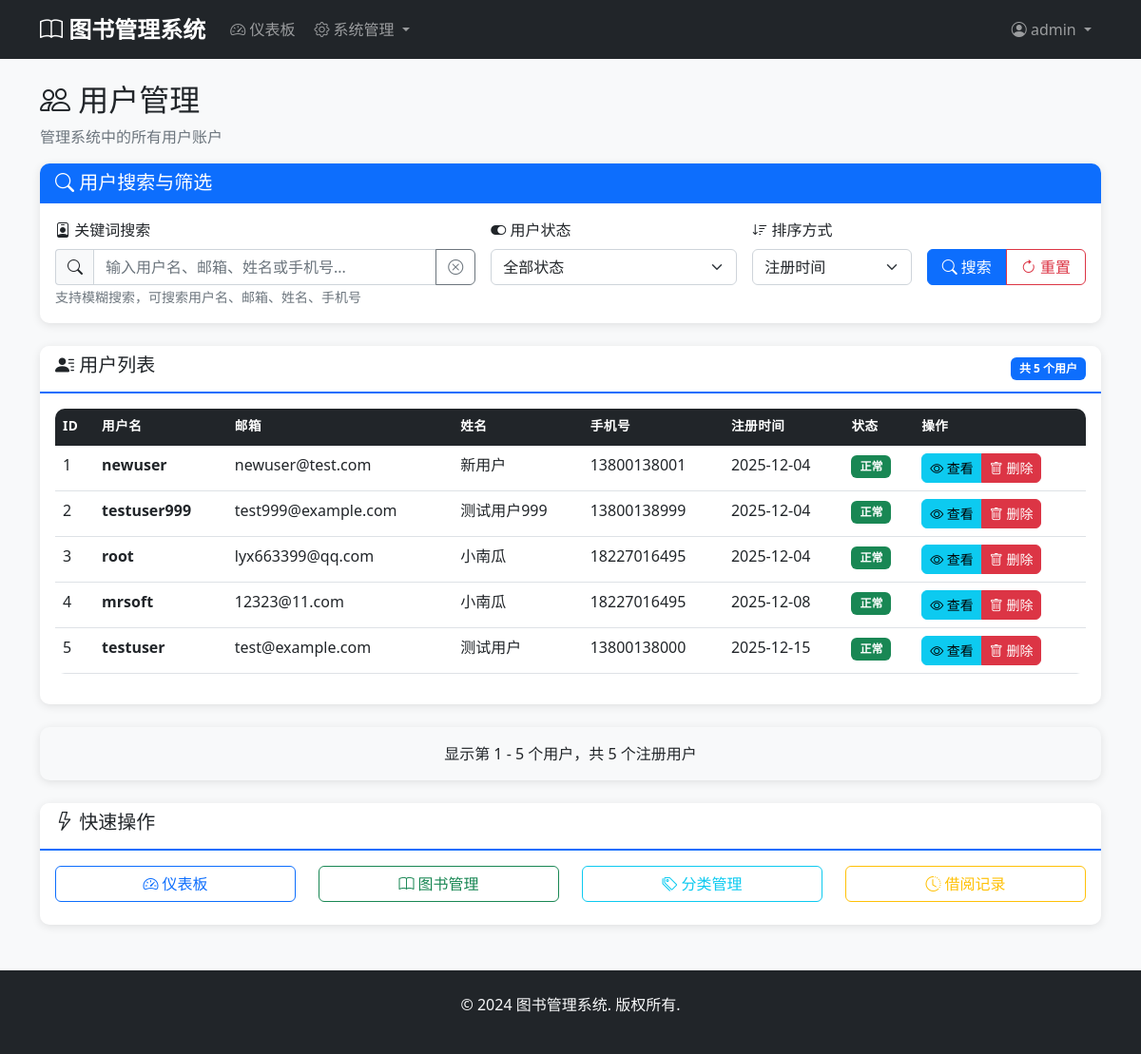
Screenshot of /admin/users (signed in) with the database file from the repository.
### models.py (models this page shows, shortened)
class Admin(db.Model, UserMixin):
    __tablename__ = 'admins'
    id = db.Column(db.Integer, primary_key=True)
    username = db.Column(db.String(80), unique=True, nullable=False)
    email = db.Column(db.String(120), unique=True, nullable=False)
    password_hash = db.Column(db.String(128), nullable=False)
    created_at = db.Column(db.DateTime, default=datetime.utcnow)

class User(db.Model, UserMixin):
    __tablename__ = 'users'
    id = db.Column(db.Integer, primary_key=True)
    username = db.Column(db.String(80), unique=True, nullable=False)
    email = db.Column(db.String(120), unique=True, nullable=False)
    password_hash = db.Column(db.String(128), nullable=False)
    full_name = db.Column(db.String(100), nullable=False)
    phone = db.Column(db.String(20))
    address = db.Column(db.Text)
    created_at = db.Column(db.DateTime, default=datetime.utcnow)
    borrow_records = db.relationship('BorrowRecord', backref='user', lazy=True)

### app.py (the view, shortened to what this page needs)
@app.route('/admin/users')
@login_required
def admin_users():
    if not isinstance(current_user, Admin):
        abort(403)
    page = request.args.get('page', 1, type=int)
    search = request.args.get('search', '').strip()
    status = request.args.get('status', '')  # all, active, inactive
    sort_by = request.args.get('sort', 'created_date')  # created_date, username, email
    query = User.query
    if status == 'active':
        query = query.filter(User.is_active == True)
    elif status == 'inactive':
        query = query.filter(User.is_active == False)
    if sort_by == 'username':
        query = query.order_by(User.username)
    elif sort_by == 'email':
        query = query.order_by(User.email)
    elif sort_by == 'created_date':
        query = query.order_by(User.created_at.asc())
    else:
        query = query.order_by(User.id)
    users = query.paginate(
        page=page, per_page=10, error_out=False
    )
    return render_template('admin/users.html',
                         users=users,
                         search=search,
                         status=status,
                         sort_by=sort_by)

### app.py (called while the page is built)
@login_manager.user_loader
def load_user(user_id):
    try:
        user_id = int(user_id)
        admin = Admin.query.get(user_id)
        if admin:
            return admin
        user = User.query.get(user_id)
        return user
    except (ValueError, TypeError):
        return None

### templates/admin/users.html (shortened to what this page needs)
{% extends "base.html" %}
{% block content %}
<div class="row">
    <div class="col-12">
        <h2><i class="bi bi-people"></i> 用户管理</h2>
        <p class="text-muted">管理系统中的所有用户账户</p>
    </div>
</div>
<div class="row mb-4">
    <div class="col-12">
        <div class="card border-primary">
            <div class="card-header bg-primary text-white">
                <h5 class="mb-0"><i class="bi bi-search"></i> 用户搜索与筛选</h5>
            </div>
            <div class="card-body">
                <form method="GET" class="row g-3" id="searchForm">
                    <div class="col-md-5">
                        <div class="form-group">
                            <label for="search" class="form-label">
                                <i class="bi bi-person-badge"></i> 关键词搜索
                            </label>
                            <div class="input-group">
                                <span class="input-group-text">
                                    <i class="bi bi-search"></i>
                                </span>
                                <input type="text"
                                       class="form-control"
                                       id="search"
                                       name="search"
                                       placeholder="输入用户名、邮箱、姓名或手机号..."
                                       value="{{ search or '' }}"
                                       autocomplete="off">
                                <button type="button" class="btn btn-outline-secondary" onclick="clearSearch()" title="清空搜索">
                                    <i class="bi bi-x-circle"></i>
                                </button>
                            </div>
                            <small class="form-text text-muted">支持模糊搜索，可搜索用户名、邮箱、姓名、手机号</small>
                        </div>
                    </div>
                    <div class="col-md-3">
                        <div class="form-group">
                            <label for="status" class="form-label">
                                <i class="bi bi-toggle-on"></i> 用户状态
                            </label>
                            <select class="form-select" id="status" name="status" onchange="submitForm()">
                                <option value="">全部状态</option>
                            </select>
                        </div>
                    </div>
                    <div class="col-md-2">
                        <div class="form-group">
                            <label for="sort" class="form-label">
                                <i class="bi bi-sort-down"></i> 排序方式
                            </label>
                            <select class="form-select" id="sort" name="sort" onchange="submitForm()">
                                <option value="created_date" {% if sort_by == 'created_date' %}selected{% endif %}>注册时间</option>
                            </select>
                        </div>
                    </div>
                    <div class="col-md-2">
                        <div class="form-group">
                            <div class="btn-group w-100" role="group">
                                <button type="submit" class="btn btn-primary">
                                    <i class="bi bi-search"></i> 搜索
                                </button>
                                <button type="button" class="btn btn-outline-danger" onclick="resetForm()" title="重置所有筛选">
                                    <i class="bi bi-arrow-clockwise"></i> 重置
                                </button>
                            </div>
                        </div>
                    </div>
                </form>
            </div>
        </div>
    </div>
</div>
<div class="row">
    <div class="col-12">
        <div class="card">
            <div class="card-header d-flex justify-content-between align-items-center">
                <h5><i class="bi bi-person-lines-fill"></i> 用户列表</h5>
                <span class="badge bg-primary">共 {{ users.total }} 个用户</span>
            </div>
            <div class="card-body">
                <div class="table-responsive">
                    <table class="table table-hover">
                        <thead class="table-dark">
                            <tr>
                                <th>ID</th>
                                <th>用户名</th>
                                <th>邮箱</th>
                                <th>姓名</th>
                                <th>手机号</th>
                                <th>注册时间</th>
                                <th>状态</th>
                                <th>操作</th>
                            </tr>
                        </thead>
                        <tbody>
                            {% for user in users.items %}
                                <tr>
                                    <td>{{ user.id }}</td>
                                    <td>
                                        <strong>{{ user.username }}</strong>
                                    </td>
                                    <td>{{ user.email }}</td>
                                    <td>{{ user.full_name or '-' }}</td>
                                    <td>{{ user.phone or '-' }}</td>
                                    <td>{{ user.created_at.strftime('%Y-%m-%d') }}</td>
                                    <td>
                                        <span class="badge bg-success">正常</span>
                                    </td>
                                    <td>
                                        <div class="btn-group" role="group">
                                            <button class="btn btn-sm btn-info" onclick="showUserDetails({{ user.id }})">
                                                <i class="bi bi-eye"></i> 查看
                                            </button>
                                            <button class="btn btn-sm btn-danger" onclick="confirmDelete({{ user.id }}, '{{ user.username }}')">
                                                <i class="bi bi-trash"></i> 删除
                                            </button>
                                        </div>
                                    </td>
                                </tr>
                            {% endfor %}
                        </tbody>
                    </table>
                </div>
            </div>
        </div>
    </div>
</div>
<div class="row mt-4">
    <div class="col-12">
        <div class="card bg-light">
            <div class="card-body text-center">
                <p class="mb-0">
                    显示第 {{ (users.page - 1) * users.per_page + 1 }} -
                    {{ users.page * users.per_page if users.page * users.per_page < users.total else users.total }}
                    个用户，共 {{ users.total }} 个注册用户
                </p>
            </div>
        </div>
    </div>
</div>
<div class="row mt-4">
    <div class="col-12">
        <div class="card">
            <div class="card-header">
                <h5><i class="bi bi-lightning"></i> 快速操作</h5>
            </div>
            <div class="card-body">
                <div class="row">
                    <div class="col-md-3 mb-2">
                        <a href="{{ url_for('admin_dashboard') }}" class="btn btn-outline-primary w-100">
                            <i class="bi bi-speedometer2"></i> 仪表板
                        </a>
                    </div>
                    <div class="col-md-3 mb-2">
                        <a href="{{ url_for('admin_books') }}" class="btn btn-outline-success w-100">
                            <i class="bi bi-book"></i> 图书管理
                        </a>
                    </div>
                    <div class="col-md-3 mb-2">
                        <a href="{{ url_for('admin_categories') }}" class="btn btn-outline-info w-100">
                            <i class="bi bi-tags"></i> 分类管理
                        </a>
                    </div>
                    <div class="col-md-3 mb-2">
                        <a href="{{ url_for('admin_borrow_records') }}" class="btn btn-outline-warning w-100">
                            <i class="bi bi-clock-history"></i> 借阅记录
                        </a>
                    </div>
                </div>
            </div>
        </div>
    </div>
</div>
{% endblock %}

### templates/base.html (shortened to what this page needs)
<!DOCTYPE html>
<html lang="zh-CN">
<head>
    <link href="https://cdn.jsdelivr.net/npm/bootstrap@5.1.3/dist/css/bootstrap.min.css" rel="stylesheet">
    <link href="https://cdn.jsdelivr.net/npm/bootstrap-icons@1.7.2/font/bootstrap-icons.css" rel="stylesheet">
    <link href="{{ url_for('static', filename='css/style.css') }}" rel="stylesheet">
</head>
<body>
    <nav class="navbar navbar-expand-lg navbar-dark bg-dark">
        <div class="container">
            <a class="navbar-brand" href="{{ url_for('index') }}">
                <i class="bi bi-book"></i> 图书管理系统
            </a>
            <div class="collapse navbar-collapse" id="navbarNav">
                {% if current_user.is_authenticated %}
                    {% if current_user.__class__.__name__ == 'Admin' %}
                        <ul class="navbar-nav me-auto">
                            <li class="nav-item">
                                <a class="nav-link" href="{{ url_for('admin_dashboard') }}">
                                    <i class="bi bi-speedometer2"></i> 仪表板
                                </a>
                            </li>
                            <li class="nav-item dropdown">
                                <a class="nav-link dropdown-toggle" href="#" id="manageDropdown" role="button" data-bs-toggle="dropdown">
                                    <i class="bi bi-gear"></i> 系统管理
                                </a>
                            </li>
                        </ul>
                    {% endif %}
                {% endif %}
                <ul class="navbar-nav">
                    {% if current_user.is_authenticated %}
                        <li class="nav-item dropdown">
                            <a class="nav-link dropdown-toggle" href="#" id="userDropdown" role="button" data-bs-toggle="dropdown">
                                <i class="bi bi-person-circle"></i> {{ current_user.username }}
                            </a>
                        </li>
                    {% endif %}
                </ul>
            </div>
        </div>
    </nav>
    <main class="container mt-4 mb-5">
        {% block content %}{% endblock %}
    </main>
    <footer class="bg-dark text-light py-4 mt-5">
        <div class="container text-center">
            <p>&copy; 2024 图书管理系统. 版权所有.</p>
        </div>
    </footer>
</body>
</html>

### static/css/style.css (style rules this page uses)
body { font-family: 'Segoe UI', Tahoma, Geneva, Verdana, sans-serif; background-color: #f8f9fa; }
.navbar-brand { font-weight: bold; font-size: 1.5rem; }
.navbar-nav .nav-link { border-radius: 5px; margin: 0 2px; transition: all 0.3s ease; }
.card { border: none; border-radius: 10px; box-shadow: 0 2px 10px rgba(0, 0, 0, 0.1); transition: transform 0.2s ease, box-shadow 0.2s ease; }
.card-header { background-color: #fff; border-bottom: 1px solid #e9ecef; border-radius: 10px 10px 0 0 !important; font-weight: 600; }
.btn { border-radius: 6px; font-weight: 500; transition: all 0.3s ease; }
.btn-group .btn { border-radius: 0; }
.btn-group .btn:first-child { border-radius: 6px 0 0 6px; }
.btn-group .btn:last-child { border-radius: 0 6px 6px 0; }
.table { border-radius: 10px; overflow: hidden; }
.table thead th { border-top: none; font-weight: 600; text-transform: uppercase; font-size: 0.85rem; letter-spacing: 0.5px; }
.form-control, .form-select { border-radius: 6px; border: 1px solid #ced4da; transition: all 0.3s ease; }
.badge { font-size: 0.75rem; padding: 0.5em 0.75em; border-radius: 6px; }
.card, .alert { animation: fadeIn 0.5s ease-out; }
footer { margin-top: auto; }

### templates/admin/users.html (style rules this page uses)
.input-group-text { background-color: #f8f9fa; border-right: none; }
#search { transition: all 0.3s ease; }
.btn-group .btn { transition: all 0.2s ease; }
.card-header { border-bottom: 2px solid #0d6efd; }

### rows the page displays
Admin: username "admin"
User: id "1", username "newuser", email "newuser@test.com", full_name "新用户", phone "13800138001", created_at "2025-12-04"
User: id "2", username "testuser999", email "test999@example.com", full_name "测试用户999", phone "13800138999", created_at "2025-12-04"
User: id "3", username "root", email "lyx663399@qq.com", full_name "小南瓜", phone "18227016495", created_at "2025-12-04"
User: id "4", username "mrsoft", email "12323@11.com", full_name "小南瓜", phone "18227016495", created_at "2025-12-08"
User: id "5", username "testuser", email "test@example.com", full_name "测试用户", phone "13800138000", created_at "2025-12-15"

### other values shown
{{ users.total }} "5"
{{ (users.page - 1) * users.per_page + 1 }} "1"
